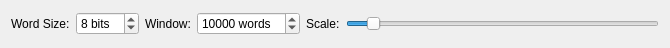
<?xml version="1.0" encoding="UTF-8"?>
<ui version="4.0">
 <class>DigraphPlotForm</class>
 <widget class="QWidget" name="DigraphPlotForm">
  <property name="geometry">
   <rect>
    <x>0</x>
    <y>0</y>
    <width>670</width>
    <height>48</height>
   </rect>
  </property>
  <property name="windowTitle">
   <string>Form</string>
  </property>
  <layout class="QVBoxLayout" name="verticalLayout">
   <item>
    <layout class="QHBoxLayout" name="horizontalLayout">
     <item>
      <widget class="QLabel" name="label">
       <property name="text">
        <string>Word Size:</string>
       </property>
       <property name="buddy">
        <cstring>sb_wordSize</cstring>
       </property>
      </widget>
     </item>
     <item>
      <widget class="QSpinBox" name="sb_wordSize">
       <property name="suffix">
        <string> bits</string>
       </property>
       <property name="minimum">
        <number>1</number>
       </property>
       <property name="maximum">
        <number>16</number>
       </property>
       <property name="value">
        <number>8</number>
       </property>
      </widget>
     </item>
     <item>
      <widget class="QLabel" name="label_2">
       <property name="text">
        <string>Window:</string>
       </property>
       <property name="buddy">
        <cstring>sb_windowSize</cstring>
       </property>
      </widget>
     </item>
     <item>
      <widget class="QSpinBox" name="sb_windowSize">
       <property name="suffix">
        <string> words</string>
       </property>
       <property name="minimum">
        <number>100</number>
       </property>
       <property name="maximum">
        <number>2147483647</number>
       </property>
       <property name="value">
        <number>10000</number>
       </property>
      </widget>
     </item>
     <item>
      <widget class="QLabel" name="label_3">
       <property name="text">
        <string>Scale:</string>
       </property>
       <property name="buddy">
        <cstring>hs_scale</cstring>
       </property>
      </widget>
     </item>
     <item>
      <widget class="QSlider" name="hs_scale">
       <property name="minimum">
        <number>1</number>
       </property>
       <property name="maximum">
        <number>16</number>
       </property>
       <property name="value">
        <number>2</number>
       </property>
       <property name="orientation">
        <enum>Qt::Horizontal</enum>
       </property>
      </widget>
     </item>
    </layout>
   </item>
  </layout>
 </widget>
 <resources/>
 <connections/>
</ui>
